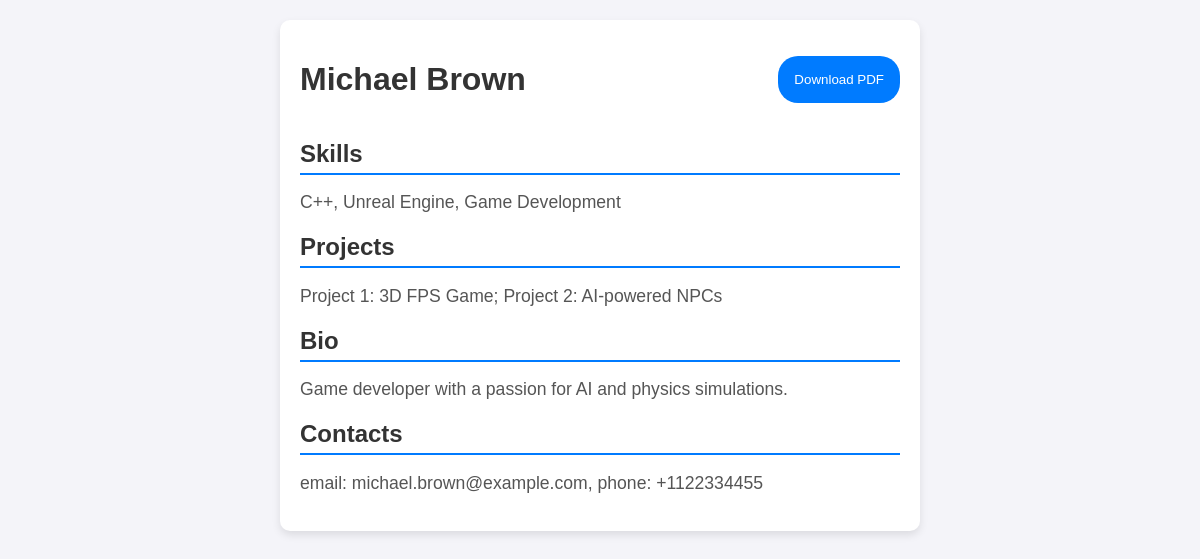
Screenshot of /cv/3 with the database file from the repository.
### main/models.py (models this page shows, shortened)
class CV(models.Model):
    id = models.AutoField(primary_key=True)
    firstname = models.CharField(max_length=255)
    lastname = models.CharField(max_length=255)
    skills = models.CharField(max_length=255, blank=True)
    projects = models.TextField(blank=True)
    bio = models.TextField(blank=True)
    contacts = models.TextField(blank=True)

### main/views.py (the view, shortened to what this page needs)
# urls.py: path("cv/<int:cv_id>", CVInfoView.as_view(), name="cv_info"),
class CVInfoView(View):
    def __init__(self):
        self._cv_repo = CvRepository()

### main/repositories/cv.py (called while the page is built)
    async def get_cv_by_id(self, id: int) -> CV:
        cv = await sync_to_async(lambda: CV.objects.get(id=id))()
        return cv

### main/repositories/request_log.py (called while the page is built)
    def create_request_log(self, request: HttpRequest, response: HttpResponse) -> RequestLog:
        return RequestLog.objects.create(
            http_method=request.method,
            path=request.path,
            query=request.get_full_path_info().split('/')[-1],
            ip_address=request.META["REMOTE_ADDR"],
            status=response.status_code
        )

### main/templates/cv_info.html (shortened to what this page needs)
<!doctype html>
<html lang="uk">
    <head>
    </head>
    <body>
        <main class="cv-container">
            <div class="resume-title">
                <h1 id="fullname">
                    {{cv_data.firstname}} {{cv_data.lastname}}
                </h1>
                <a href="/cv/{{ cv_data.id }}/pdf" class="" target="_blank">
                    <button class="">Download PDF</button>
                </a>
            </div>
            <div class="section">
                <h2>Skills</h2>
                <p class="info" id="skills">{{cv_data.skills}}</p>
            </div>
            <div class="section">
                <h2>Projects</h2>
                <p class="info" id="projects">{{cv_data.projects}}</p>
            </div>
            <div class="section">
                <h2>Bio</h2>
                <p class="info" id="bio">{{cv_data.bio}}</p>
            </div>
            <div class="section">
                <h2>Contacts</h2>
                <p class="info" id="contacts">{{cv_data.contacts}}</p>
            </div>
        </main>
    </body>
</html>

### main/templates/cv_info.html (style rules this page uses)
:root { --accent: #007bff; --bg: #f4f4f9; }
body { font-family: Arial, sans-serif; background-color: var(--bg); margin: 0; padding: 20px; display: flex; justify-content: center; }
.cv-container { background: white; padding: 20px; max-width: 600px; width: 100%; border-radius: 10px; box-shadow: 0 4px 8px rgba(0, 0, 0, 0.1); }
h1, h2 { color: #333; }
button { background: var(--accent); border-radius: 20px; padding: 1rem; border: none; color: white; }
.section { margin-bottom: 15px; }
.section h2 { border-bottom: 2px solid var(--accent); padding-bottom: 5px; margin-bottom: 10px; }
.info { font-size: 1.1em; color: #555; }
.resume-title { display: flex; justify-content: space-between; align-items: center; }

### rows the page displays
CV: firstname "Michael", lastname "Brown", skills "C++, Unreal Engine, Game Development", projects "Project 1: 3D FPS Game; Project 2: AI-powered NPCs", bio "Game developer with a passion for AI and physics simulations.", contacts "email: michael.brown@example.com, phone: +1122334455"
